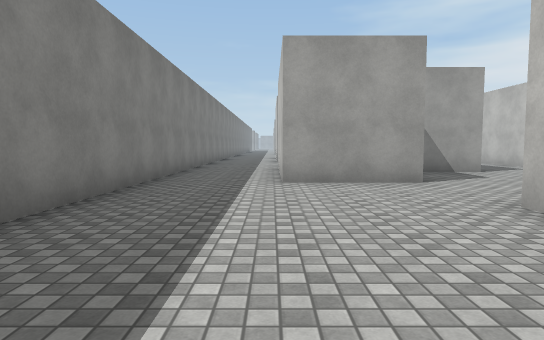
[1] (above)

24 first-person views from a walk through a Unity game level. The camera is 1.3 m above the floor, tilts 4° down and sees 75° across. The floor is counted in squares, 2 m on a side. Each view is taken from the middle of a square. On the plan, view 1 faces up. The plan holds only what a view shows up to about 10 squares ahead; the rest is blank. The place goes on beyond the plan. The player character is not drawn. Surface patterns are stand-ins for the level's own textures.

[2]
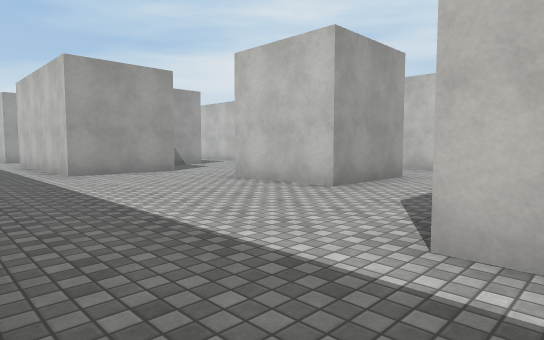

[3]
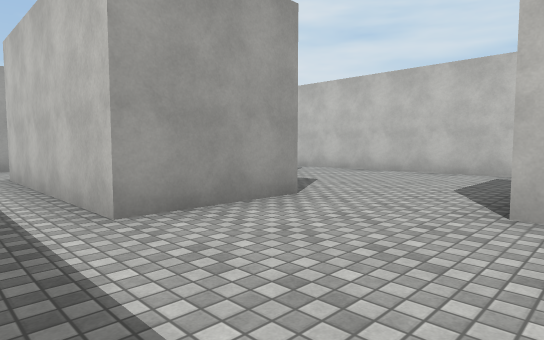

[4]
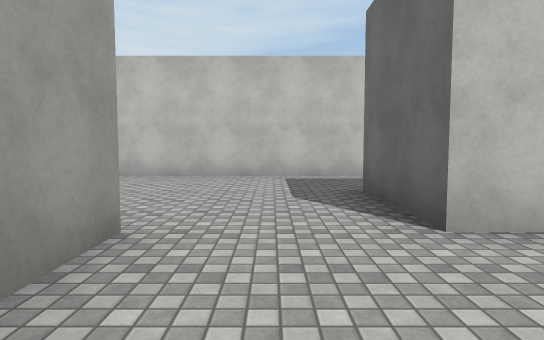

[5]
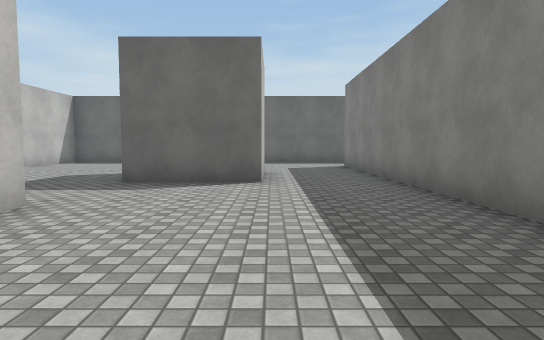

[6]
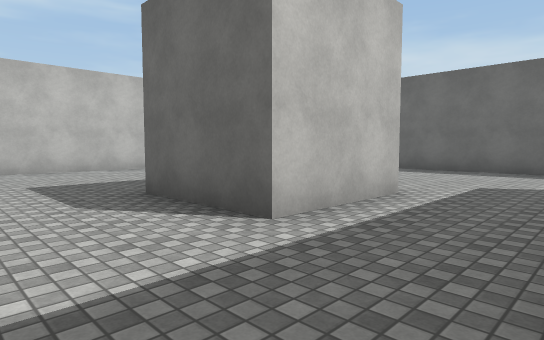

[7]
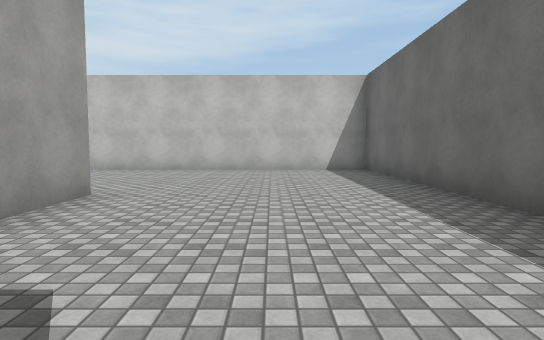

[8]
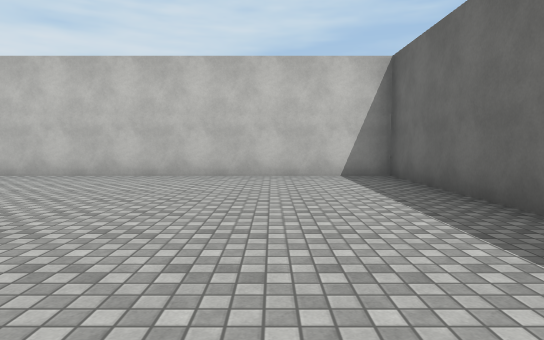

[9]
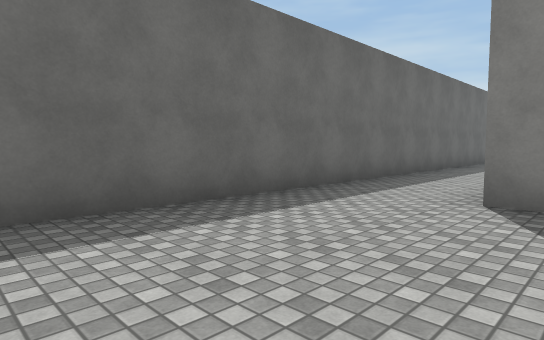

[10]
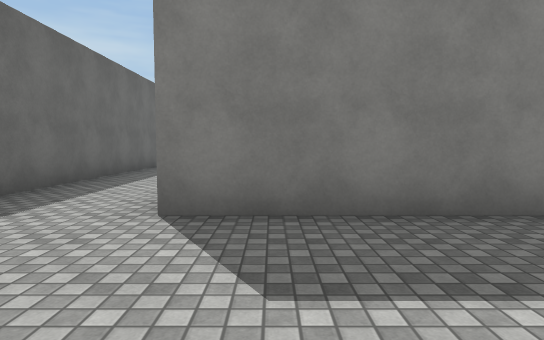

[11]
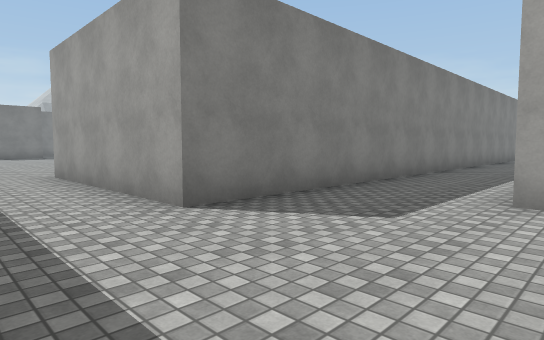

[12]
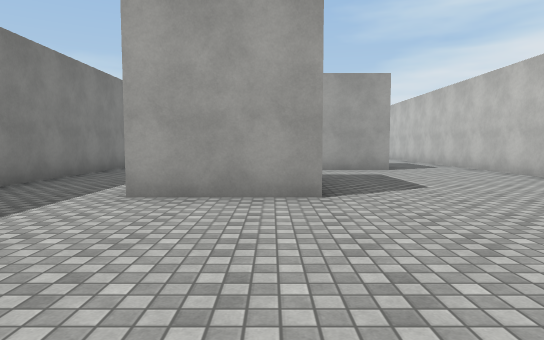

[13]
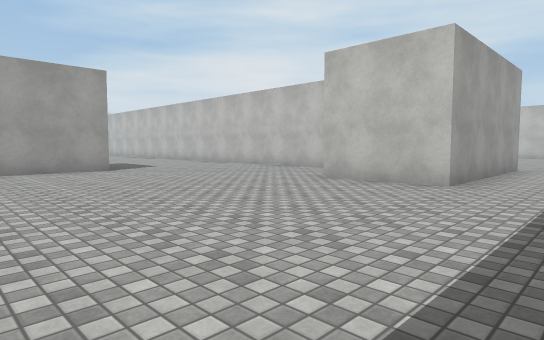

[14]
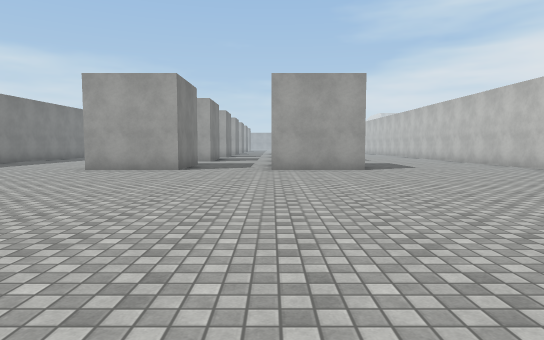

[15]
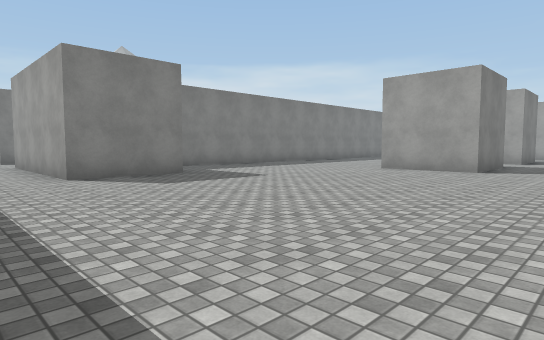

[16]
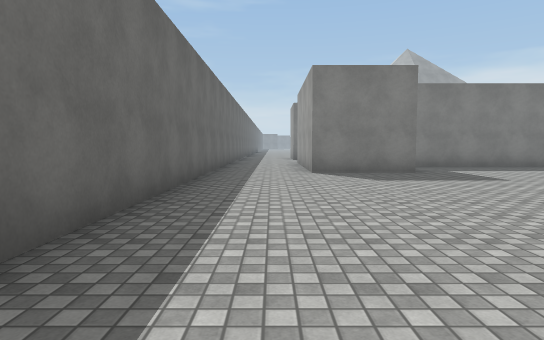

[17]
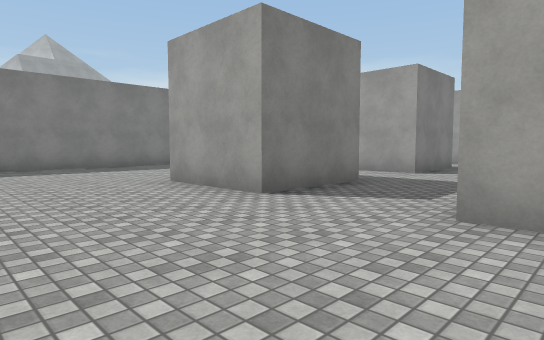

[18]
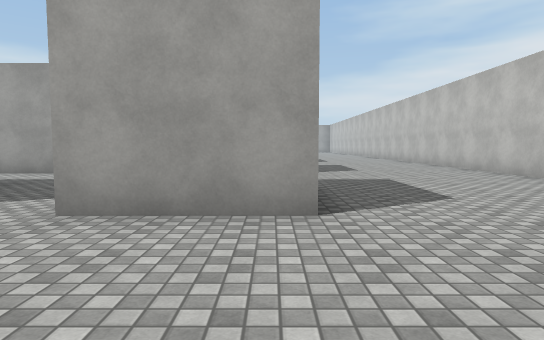

[19]
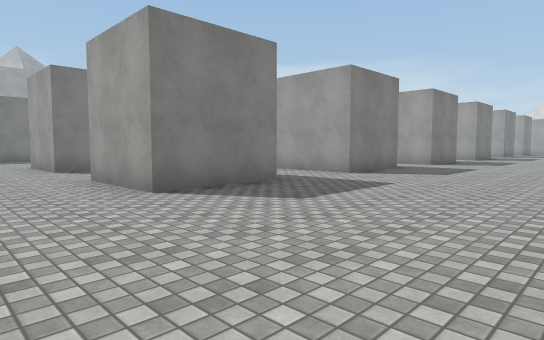

[20]
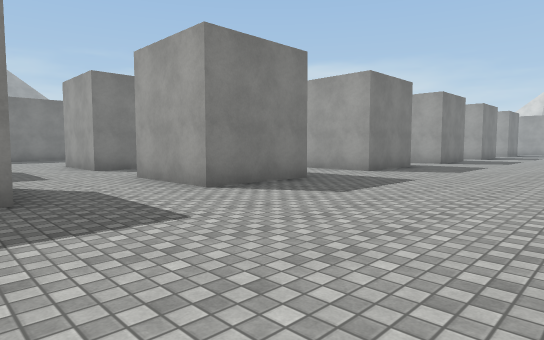

[21]
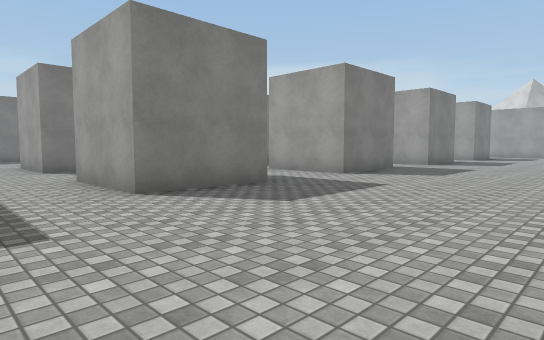

[22]
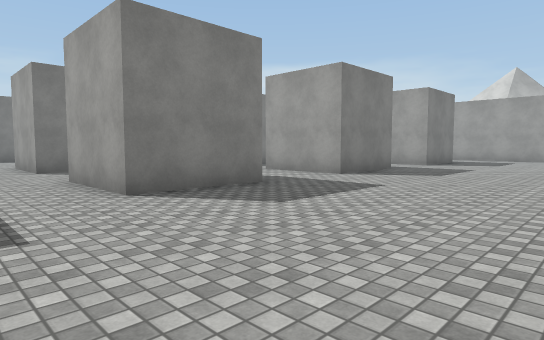

[23]
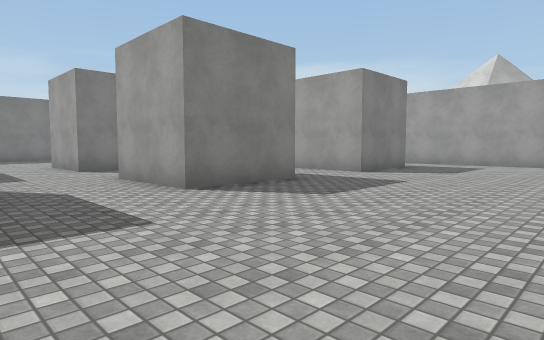

[24]
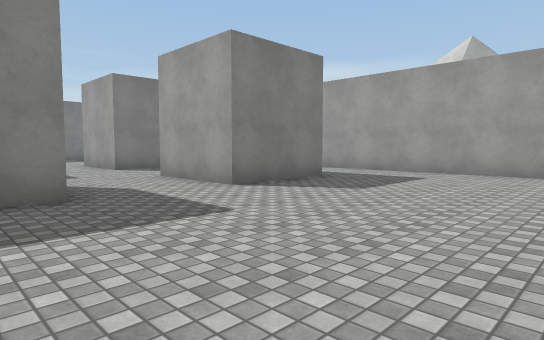

### Floor plan
Ten units are one square. View 1 is at (0, 0); x grows to the right and y downward. Boxes are objects, and circles mark ways between rooms. Rooms are numbered by the first view taken in them; rooms with no view inside come last. Other rooms are left out.
<svg viewBox="-220 -310 300 400">
<path fill="none" stroke="#000" d="M26 -13 26 -37M16 -61 2 -61M-23 -65 -23 36M2 36 2 12 14 12M28 36 2 36M14 12 26 12M-23 36 -23 61 -71 61M51 -13 26 -13M-90 85 75 85 75 -14M-144 -118 -144 -110 -169 -110M-144 -86 -144 -61 -162 -61M-96 -86 -96 -61 -121 -61M-96 -135 -96 -110 -121 -110M-144 -166 -144 -159 -169 -159M-144 -38 -144 -13 -170 -13M-96 -38 -96 -13 -121 -13M-96 -184 -96 -159 -121 -159M-47 -49 -47 -81M-144 -218 -144 -208 -165 -208M-47 -15 -47 -21M-96 -232 -96 -208 -121 -208M-193 35 -193 61 -215 61M-144 -268 -144 -257 -156 -257M-96 -281 -96 -257 -121 -257M-71 61 -71 36M-60 -305 -108 -305M-210 85 -129 85M28 -61 16 -61M26 -37 51 -37M51 -86 36 -86M75 -14 75 -76"/>
<circle cx="-15" cy="40" r="3" fill="#2a7"/>
<circle cx="20" cy="-5" r="3" fill="#2a7"/>
<circle cx="25" cy="-45" r="3" fill="#2a7"/>
<circle cx="-75" cy="75" r="3" fill="#2a7"/>
<circle cx="65" cy="-25" r="3" fill="#2a7"/>
<text x="0" y="-20">1</text>
<text x="20" y="50">2</text>
<text x="-130" y="-110">3</text>
<text x="50" y="-50">4</text>
</svg>
Room 1 opens to room 2. Room 1 opens to room 4. Room 2 opens to room 3. Room 2 opens to room 4.

Where each view was taken, in squares from view 1:
view 1: 0 up, 0 right, facing up
view 2: 2 down, 2 left, facing up-right
view 3: 3 up, 1 left, facing up-right
view 4: 5 up, 0 right, facing right
view 5: 5 up, 0 right, facing down
view 6: 1 up, 2 left, facing down-right
view 7: 6 down, 2 left, facing right
view 8: 6 down, 0 right, facing right
view 9: 5 down, 2 right, facing down-left
view 10: 5 down, 1 right, facing left
view 11: 8 down, 1 right, facing up-left
view 12: 8 down, 2 right, facing up
view 13: 8 down, 13 left, facing up-right
view 14: 8 down, 12 left, facing up
view 15: 8 down, 12 left, facing up-left
view 16: 7 down, 11 left, facing left
view 17: 2 down, 11 left, facing up-left
view 18: 2 down, 10 left, facing up
view 19: 1 down, 5 left, facing up-left
view 20: 3 up, 5 left, facing up-left
view 21: 9 up, 5 left, facing up-left
view 22: 14 up, 5 left, facing up-left
view 23: 18 up, 5 left, facing up-left
view 24: 22 up, 5 left, facing up-left
